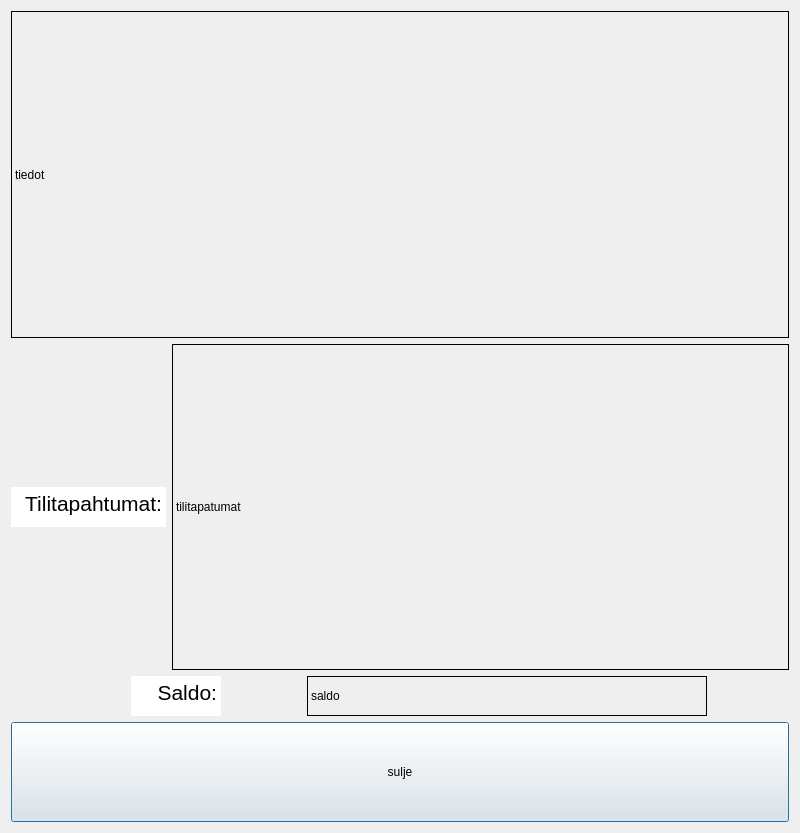
<?xml version="1.0" encoding="UTF-8"?>
<ui version="4.0">
 <class>saldo</class>
 <widget class="QDialog" name="saldo">
  <property name="windowModality">
   <enum>Qt::NonModal</enum>
  </property>
  <property name="geometry">
   <rect>
    <x>0</x>
    <y>0</y>
    <width>800</width>
    <height>833</height>
   </rect>
  </property>
  <property name="windowTitle">
   <string>Dialog</string>
  </property>
  <layout class="QHBoxLayout" name="horizontalLayout_3">
   <item>
    <layout class="QVBoxLayout" name="verticalLayout">
     <item>
      <widget class="QLabel" name="labeltiedot">
       <property name="frameShape">
        <enum>QFrame::Box</enum>
       </property>
       <property name="text">
        <string>tiedot</string>
       </property>
      </widget>
     </item>
     <item>
      <layout class="QHBoxLayout" name="horizontalLayout_4">
       <item>
        <widget class="QTextBrowser" name="textBrowser_2">
         <property name="sizePolicy">
          <sizepolicy hsizetype="Maximum" vsizetype="Maximum">
           <horstretch>0</horstretch>
           <verstretch>0</verstretch>
          </sizepolicy>
         </property>
         <property name="maximumSize">
          <size>
           <width>155</width>
           <height>40</height>
          </size>
         </property>
         <property name="frameShape">
          <enum>QFrame::NoFrame</enum>
         </property>
         <property name="verticalScrollBarPolicy">
          <enum>Qt::ScrollBarAlwaysOff</enum>
         </property>
         <property name="html">
          <string>&lt;!DOCTYPE HTML PUBLIC &quot;-//W3C//DTD HTML 4.0//EN&quot; &quot;http://www.w3.org/TR/REC-html40/strict.dtd&quot;&gt;
&lt;html&gt;&lt;head&gt;&lt;meta name=&quot;qrichtext&quot; content=&quot;1&quot; /&gt;&lt;style type=&quot;text/css&quot;&gt;
p, li { white-space: pre-wrap; }
&lt;/style&gt;&lt;/head&gt;&lt;body style=&quot; font-family:'MS Shell Dlg 2'; font-size:8pt; font-weight:400; font-style:normal;&quot;&gt;
&lt;p align=&quot;right&quot; style=&quot; margin-top:0px; margin-bottom:0px; margin-left:0px; margin-right:0px; -qt-block-indent:0; text-indent:0px;&quot;&gt;&lt;span style=&quot; font-size:16pt;&quot;&gt;Tilitapahtumat:&lt;/span&gt;&lt;/p&gt;
&lt;p align=&quot;right&quot; style=&quot;-qt-paragraph-type:empty; margin-top:0px; margin-bottom:0px; margin-left:0px; margin-right:0px; -qt-block-indent:0; text-indent:0px; font-size:16pt;&quot;&gt;&lt;br /&gt;&lt;/p&gt;&lt;/body&gt;&lt;/html&gt;</string>
         </property>
        </widget>
       </item>
       <item>
        <widget class="QLabel" name="labelTilitapahtumat5">
         <property name="frameShape">
          <enum>QFrame::Box</enum>
         </property>
         <property name="text">
          <string>tilitapatumat</string>
         </property>
        </widget>
       </item>
      </layout>
     </item>
     <item>
      <layout class="QHBoxLayout" name="horizontalLayout_2">
       <item>
        <spacer name="horizontalSpacer">
         <property name="orientation">
          <enum>Qt::Horizontal</enum>
         </property>
         <property name="sizeType">
          <enum>QSizePolicy::Minimum</enum>
         </property>
         <property name="sizeHint" stdset="0">
          <size>
           <width>40</width>
           <height>20</height>
          </size>
         </property>
        </spacer>
       </item>
       <item>
        <widget class="QTextBrowser" name="textBrowser">
         <property name="sizePolicy">
          <sizepolicy hsizetype="Maximum" vsizetype="Maximum">
           <horstretch>0</horstretch>
           <verstretch>0</verstretch>
          </sizepolicy>
         </property>
         <property name="maximumSize">
          <size>
           <width>90</width>
           <height>40</height>
          </size>
         </property>
         <property name="frameShape">
          <enum>QFrame::NoFrame</enum>
         </property>
         <property name="frameShadow">
          <enum>QFrame::Plain</enum>
         </property>
         <property name="verticalScrollBarPolicy">
          <enum>Qt::ScrollBarAlwaysOff</enum>
         </property>
         <property name="html">
          <string>&lt;!DOCTYPE HTML PUBLIC &quot;-//W3C//DTD HTML 4.0//EN&quot; &quot;http://www.w3.org/TR/REC-html40/strict.dtd&quot;&gt;
&lt;html&gt;&lt;head&gt;&lt;meta name=&quot;qrichtext&quot; content=&quot;1&quot; /&gt;&lt;style type=&quot;text/css&quot;&gt;
p, li { white-space: pre-wrap; }
&lt;/style&gt;&lt;/head&gt;&lt;body style=&quot; font-family:'MS Shell Dlg 2'; font-size:8pt; font-weight:400; font-style:normal;&quot;&gt;
&lt;p align=&quot;right&quot; style=&quot; margin-top:0px; margin-bottom:0px; margin-left:0px; margin-right:0px; -qt-block-indent:0; text-indent:0px;&quot;&gt;&lt;span style=&quot; font-size:16pt;&quot;&gt;Saldo:&lt;/span&gt;&lt;/p&gt;
&lt;p align=&quot;right&quot; style=&quot;-qt-paragraph-type:empty; margin-top:0px; margin-bottom:0px; margin-left:0px; margin-right:0px; -qt-block-indent:0; text-indent:0px; font-size:16pt;&quot;&gt;&lt;br /&gt;&lt;/p&gt;&lt;/body&gt;&lt;/html&gt;</string>
         </property>
        </widget>
       </item>
       <item>
        <widget class="QLabel" name="labelSaldo">
         <property name="sizePolicy">
          <sizepolicy hsizetype="Maximum" vsizetype="Preferred">
           <horstretch>0</horstretch>
           <verstretch>0</verstretch>
          </sizepolicy>
         </property>
         <property name="maximumSize">
          <size>
           <width>400</width>
           <height>40</height>
          </size>
         </property>
         <property name="frameShape">
          <enum>QFrame::Box</enum>
         </property>
         <property name="text">
          <string>saldo</string>
         </property>
        </widget>
       </item>
      </layout>
     </item>
     <item>
      <widget class="QPushButton" name="pushButton_sulje">
       <property name="minimumSize">
        <size>
         <width>0</width>
         <height>100</height>
        </size>
       </property>
       <property name="text">
        <string>sulje</string>
       </property>
      </widget>
     </item>
    </layout>
   </item>
  </layout>
 </widget>
 <resources/>
 <connections/>
</ui>
